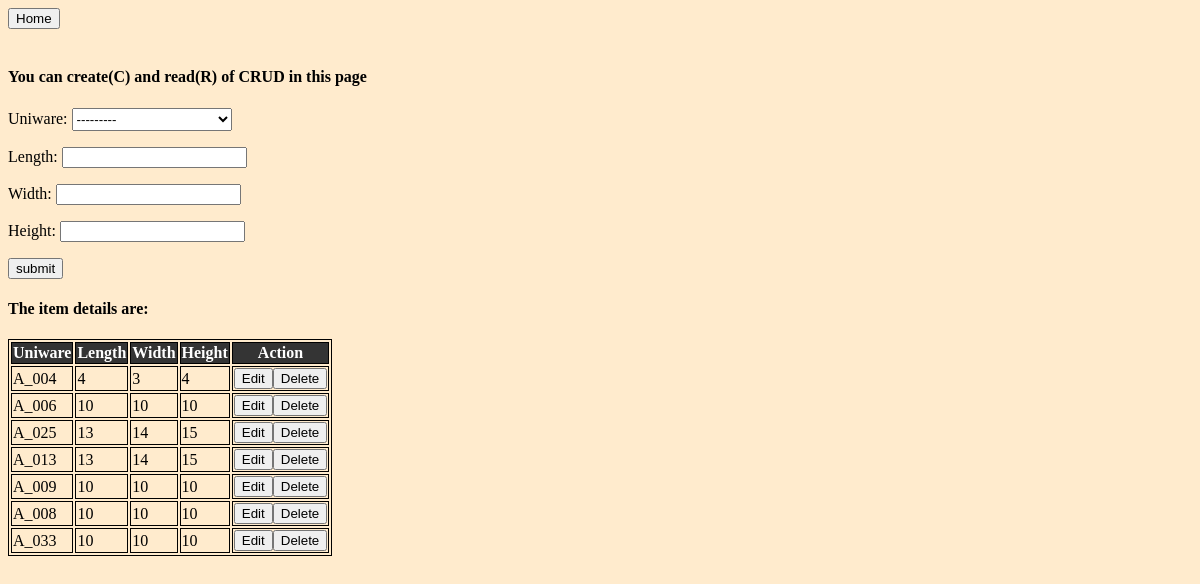
/a_models/createandread, run on the app's committed database.
### a_models/models.py (models this page shows, shortened)
class UniwareMaster(models.Model):
    uniware = models.CharField(max_length = 70)
    brand = models.CharField(max_length = 70)
    headcat = models.CharField(max_length = 70)
    subcat = models.CharField(max_length = 70)
    productpic = models.ImageField(null=True, blank=True)
    def __str__(self):
        return self.uniware

class UniwareDimension(models.Model):
    uniware = models.OneToOneField(UniwareMaster, on_delete=models.CASCADE)
    length = models.IntegerField()
    width = models.IntegerField()
    height = models.IntegerField()

### a_models/views.py (the view)
# urls.py: path('createandread', views.createandread, name='createandread'),
def createandread(request):
    if request.method == 'POST':
        uni = FormUniwareDimension(request.POST)
        if uni.is_valid():
            uniware = uni.cleaned_data['uniware']
            length = uni.cleaned_data['length']
            width = uni.cleaned_data['width']
            height = uni.cleaned_data['height']
            input_data = UniwareDimension(uniware = uniware, length = length, width = width, height = height)
            input_data.save()
    else:
        uni = FormUniwareDimension()
    products = UniwareDimension.objects.all()
    return render(request, 'a_models/createandread.html', {'uni': uni, 'products': products})

### a_models/forms.py
class FormUniwareDimension(forms.ModelForm):
    class Meta:
        model = UniwareDimension
        fields = '__all__'

### a_models/templates/a_models/createandread.html (shortened to what this page needs)
<!DOCTYPE html>
{% load static %}
<html lang="en">
<head>
    <link rel="stylesheet" href="{% static 'a_models/css/a_models.css' %}" />
</head>
<body>
    <a href="{% url 'core_home_page' %}"><button>Home</button></a>
    <br>
    <br>
    <h4>You can create(C) and read(R) of CRUD in this page</h4>
    <div>
        <form action='' method='POST' enctype='multipart/form-data' novalidate>
            {{uni.as_p}}
            <input type='submit' value='submit'>
        </form>
    </div>
    <div>
        <h4>The item details are:</h4>
        <table>
            <th>Uniware</th>
            <th>Length</th>
            <th>Width</th>
            <th>Height</th>
            <th>Action</th>
            {% for product in products %}
            <tr>
                <td>{{product.uniware}}</td>
                <td>{{product.length}}</td>
                <td>{{product.width}}</td>
                <td>{{product.height}}</td>
                <td>
                    <div class="createandreadformdiv">
                        <div>
                            <a href="{% url 'updatedata' product.id %}"><button>Edit</button></a>
                        </div>
                        <div>
                            <form action="{% url 'deletedata' product.id %}" method='POST'>
                                <input type='submit' value='Delete'>
                            </form>
                        </div>
                    </div>
                </td>
            </tr>
            {% endfor %}
        </table>
    </div>
</body>
</html>

### a_models/static/a_models/css/a_models.css (style rules this page uses)
body { background-color: blanchedalmond; }
table, th, tr, td { border: 1px solid black }
th { background-color: rgb(52, 52, 52); color: white; }
.createandreadformdiv { display: flex; }
#id_uniware { width: 160px; height: 23px; }

### data on the page
UniwareMaster: uniware "---------"
UniwareDimension: uniware "A_004", length "4", width "3", height "4"
UniwareDimension: uniware "A_006", length "10", width "10", height "10"
UniwareDimension: uniware "A_025", length "13", width "14", height "15"
UniwareDimension: uniware "A_013", length "13", width "14", height "15"
UniwareDimension: uniware "A_009", length "10", width "10", height "10"
UniwareDimension: uniware "A_008", length "10", width "10", height "10"
UniwareDimension: uniware "A_033", length "10", width "10", height "10"
